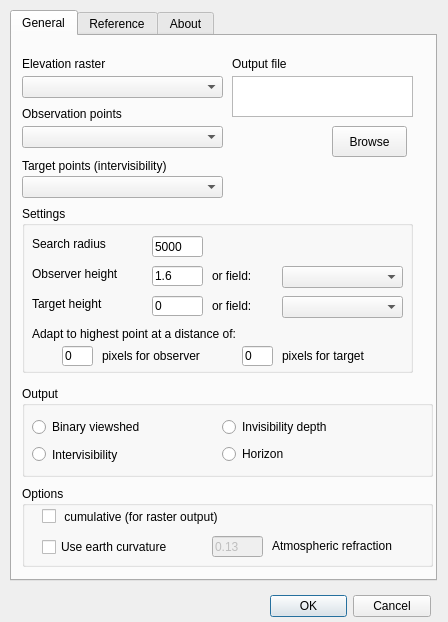
<?xml version="1.0" encoding="UTF-8"?>
<ui version="4.0">
 <class>ViewshedAnalysis</class>
 <widget class="QDialog" name="ViewshedAnalysis">
  <property name="geometry">
   <rect>
    <x>0</x>
    <y>0</y>
    <width>448</width>
    <height>622</height>
   </rect>
  </property>
  <property name="windowTitle">
   <string>Advanced viewshed analysis</string>
  </property>
  <widget class="QTabWidget" name="tabWidget">
   <property name="geometry">
    <rect>
     <x>10</x>
     <y>10</y>
     <width>427</width>
     <height>571</height>
    </rect>
   </property>
   <property name="currentIndex">
    <number>0</number>
   </property>
   <widget class="QWidget" name="General_tab">
    <attribute name="title">
     <string>General</string>
    </attribute>
    <widget class="QComboBox" name="cmbPoints">
     <property name="geometry">
      <rect>
       <x>10</x>
       <y>90</y>
       <width>201</width>
       <height>22</height>
      </rect>
     </property>
     <property name="editable">
      <bool>false</bool>
     </property>
    </widget>
    <widget class="QLabel" name="label">
     <property name="geometry">
      <rect>
       <x>10</x>
       <y>20</y>
       <width>111</width>
       <height>16</height>
      </rect>
     </property>
     <property name="text">
      <string>Elevation raster</string>
     </property>
    </widget>
    <widget class="QLabel" name="label_2">
     <property name="geometry">
      <rect>
       <x>10</x>
       <y>70</y>
       <width>131</width>
       <height>16</height>
      </rect>
     </property>
     <property name="text">
      <string>Observation points</string>
     </property>
    </widget>
    <widget class="QComboBox" name="cmbRaster">
     <property name="geometry">
      <rect>
       <x>10</x>
       <y>40</y>
       <width>201</width>
       <height>22</height>
      </rect>
     </property>
    </widget>
    <widget class="QPlainTextEdit" name="txtOutput">
     <property name="geometry">
      <rect>
       <x>220</x>
       <y>40</y>
       <width>181</width>
       <height>41</height>
      </rect>
     </property>
    </widget>
    <widget class="QLabel" name="label_5">
     <property name="geometry">
      <rect>
       <x>220</x>
       <y>20</y>
       <width>91</width>
       <height>16</height>
      </rect>
     </property>
     <property name="text">
      <string>Output file</string>
     </property>
    </widget>
    <widget class="QPushButton" name="cmdBrowse">
     <property name="geometry">
      <rect>
       <x>320</x>
       <y>90</y>
       <width>75</width>
       <height>31</height>
      </rect>
     </property>
     <property name="text">
      <string>Browse</string>
     </property>
    </widget>
    <widget class="QGroupBox" name="Output_groupBox">
     <property name="geometry">
      <rect>
       <x>10</x>
       <y>350</y>
       <width>411</width>
       <height>91</height>
      </rect>
     </property>
     <property name="title">
      <string>Output </string>
     </property>
     <widget class="QRadioButton" name="chkBinary">
      <property name="geometry">
       <rect>
        <x>10</x>
        <y>30</y>
        <width>141</width>
        <height>22</height>
       </rect>
      </property>
      <property name="text">
       <string>Binary viewshed</string>
      </property>
     </widget>
     <widget class="QRadioButton" name="chkInvisibility">
      <property name="geometry">
       <rect>
        <x>200</x>
        <y>30</y>
        <width>141</width>
        <height>22</height>
       </rect>
      </property>
      <property name="text">
       <string>Invisibility depth</string>
      </property>
     </widget>
     <widget class="QRadioButton" name="chkIntervisibility">
      <property name="geometry">
       <rect>
        <x>10</x>
        <y>60</y>
        <width>161</width>
        <height>17</height>
       </rect>
      </property>
      <property name="text">
       <string>Intervisibility</string>
      </property>
     </widget>
     <widget class="QRadioButton" name="chkHorizon">
      <property name="geometry">
       <rect>
        <x>200</x>
        <y>60</y>
        <width>181</width>
        <height>16</height>
       </rect>
      </property>
      <property name="text">
       <string>Horizon</string>
      </property>
     </widget>
    </widget>
    <widget class="QGroupBox" name="groupBox_3">
     <property name="geometry">
      <rect>
       <x>10</x>
       <y>170</y>
       <width>391</width>
       <height>167</height>
      </rect>
     </property>
     <property name="title">
      <string>Settings </string>
     </property>
     <widget class="QLabel" name="label_16">
      <property name="geometry">
       <rect>
        <x>260</x>
        <y>140</y>
        <width>121</width>
        <height>20</height>
       </rect>
      </property>
      <property name="text">
       <string>pixels for target</string>
      </property>
     </widget>
     <widget class="QLineEdit" name="txtAdaptRadiusObs">
      <property name="geometry">
       <rect>
        <x>40</x>
        <y>140</y>
        <width>31</width>
        <height>20</height>
       </rect>
      </property>
      <property name="text">
       <string>0</string>
      </property>
     </widget>
     <widget class="QLabel" name="label_15">
      <property name="geometry">
       <rect>
        <x>80</x>
        <y>140</y>
        <width>131</width>
        <height>20</height>
       </rect>
      </property>
      <property name="text">
       <string>pixels for observer</string>
      </property>
     </widget>
     <widget class="QLineEdit" name="txtAdaptRadiusTarget">
      <property name="geometry">
       <rect>
        <x>220</x>
        <y>140</y>
        <width>31</width>
        <height>20</height>
       </rect>
      </property>
      <property name="text">
       <string>0</string>
      </property>
     </widget>
     <widget class="QComboBox" name="cmbTargetField">
      <property name="geometry">
       <rect>
        <x>260</x>
        <y>90</y>
        <width>121</width>
        <height>22</height>
       </rect>
      </property>
      <property name="editable">
       <bool>false</bool>
      </property>
     </widget>
     <widget class="QLabel" name="label_10">
      <property name="geometry">
       <rect>
        <x>190</x>
        <y>60</y>
        <width>61</width>
        <height>20</height>
       </rect>
      </property>
      <property name="text">
       <string>or field:</string>
      </property>
     </widget>
     <widget class="QLineEdit" name="txtObserver">
      <property name="geometry">
       <rect>
        <x>130</x>
        <y>60</y>
        <width>51</width>
        <height>20</height>
       </rect>
      </property>
      <property name="text">
       <string>1.6</string>
      </property>
     </widget>
     <widget class="QComboBox" name="cmbObsField">
      <property name="geometry">
       <rect>
        <x>260</x>
        <y>60</y>
        <width>121</width>
        <height>22</height>
       </rect>
      </property>
      <property name="editable">
       <bool>false</bool>
      </property>
     </widget>
     <widget class="QLabel" name="label_11">
      <property name="geometry">
       <rect>
        <x>190</x>
        <y>90</y>
        <width>61</width>
        <height>20</height>
       </rect>
      </property>
      <property name="text">
       <string>or field:</string>
      </property>
     </widget>
     <widget class="QLabel" name="label_4">
      <property name="geometry">
       <rect>
        <x>10</x>
        <y>90</y>
        <width>101</width>
        <height>16</height>
       </rect>
      </property>
      <property name="text">
       <string>Target height</string>
      </property>
     </widget>
     <widget class="QLabel" name="label_3">
      <property name="geometry">
       <rect>
        <x>10</x>
        <y>60</y>
        <width>121</width>
        <height>16</height>
       </rect>
      </property>
      <property name="text">
       <string>Observer height</string>
      </property>
     </widget>
     <widget class="QLineEdit" name="txtTarget">
      <property name="geometry">
       <rect>
        <x>130</x>
        <y>90</y>
        <width>51</width>
        <height>20</height>
       </rect>
      </property>
      <property name="text">
       <string>0</string>
      </property>
     </widget>
     <widget class="QLabel" name="label_6">
      <property name="geometry">
       <rect>
        <x>10</x>
        <y>120</y>
        <width>271</width>
        <height>16</height>
       </rect>
      </property>
      <property name="text">
       <string>Adapt to highest point at a distance of: </string>
      </property>
     </widget>
     <widget class="QLineEdit" name="txtRadius">
      <property name="geometry">
       <rect>
        <x>130</x>
        <y>30</y>
        <width>51</width>
        <height>21</height>
       </rect>
      </property>
      <property name="text">
       <string>5000</string>
      </property>
     </widget>
     <widget class="QLabel" name="label_8">
      <property name="geometry">
       <rect>
        <x>10</x>
        <y>30</y>
        <width>91</width>
        <height>16</height>
       </rect>
      </property>
      <property name="text">
       <string>Search radius</string>
      </property>
     </widget>
    </widget>
    <widget class="QGroupBox" name="groupBox">
     <property name="geometry">
      <rect>
       <x>10</x>
       <y>450</y>
       <width>411</width>
       <height>81</height>
      </rect>
     </property>
     <property name="title">
      <string>Options</string>
     </property>
     <widget class="QCheckBox" name="chkCurvature">
      <property name="geometry">
       <rect>
        <x>20</x>
        <y>50</y>
        <width>161</width>
        <height>22</height>
       </rect>
      </property>
      <property name="text">
       <string>Use earth curvature</string>
      </property>
     </widget>
     <widget class="QLineEdit" name="txtRefraction">
      <property name="enabled">
       <bool>false</bool>
      </property>
      <property name="geometry">
       <rect>
        <x>190</x>
        <y>50</y>
        <width>51</width>
        <height>21</height>
       </rect>
      </property>
      <property name="text">
       <string>0.13</string>
      </property>
     </widget>
     <widget class="QLabel" name="label_17">
      <property name="geometry">
       <rect>
        <x>250</x>
        <y>50</y>
        <width>161</width>
        <height>20</height>
       </rect>
      </property>
      <property name="text">
       <string>Atmospheric refraction</string>
      </property>
     </widget>
     <widget class="QCheckBox" name="chkCumulative">
      <property name="enabled">
       <bool>true</bool>
      </property>
      <property name="geometry">
       <rect>
        <x>20</x>
        <y>20</y>
        <width>261</width>
        <height>21</height>
       </rect>
      </property>
      <property name="text">
       <string> cumulative (for raster output)</string>
      </property>
     </widget>
    </widget>
    <widget class="QComboBox" name="cmbPointsTarget">
     <property name="enabled">
      <bool>true</bool>
     </property>
     <property name="geometry">
      <rect>
       <x>10</x>
       <y>140</y>
       <width>201</width>
       <height>22</height>
      </rect>
     </property>
     <property name="editable">
      <bool>false</bool>
     </property>
    </widget>
    <widget class="QLabel" name="label_7">
     <property name="geometry">
      <rect>
       <x>10</x>
       <y>120</y>
       <width>191</width>
       <height>20</height>
      </rect>
     </property>
     <property name="text">
      <string>Target points (intervisibility)</string>
     </property>
    </widget>
   </widget>
   <widget class="QWidget" name="tab">
    <attribute name="title">
     <string>Reference</string>
    </attribute>
    <widget class="QTextBrowser" name="textBrowser_2">
     <property name="geometry">
      <rect>
       <x>0</x>
       <y>0</y>
       <width>421</width>
       <height>501</height>
      </rect>
     </property>
     <property name="html">
      <string>&lt;!DOCTYPE HTML PUBLIC &quot;-//W3C//DTD HTML 4.0//EN&quot; &quot;http://www.w3.org/TR/REC-html40/strict.dtd&quot;&gt;
&lt;html&gt;&lt;head&gt;&lt;meta name=&quot;qrichtext&quot; content=&quot;1&quot; /&gt;&lt;style type=&quot;text/css&quot;&gt;
p, li { white-space: pre-wrap; }
&lt;/style&gt;&lt;/head&gt;&lt;body style=&quot; font-family:'Ubuntu'; font-size:11pt; font-weight:400; font-style:normal;&quot;&gt;
&lt;p style=&quot; margin-top:0px; margin-bottom:0px; margin-left:0px; margin-right:0px; -qt-block-indent:0; text-indent:0px;&quot;&gt;&lt;span style=&quot; font-size:10pt; font-weight:600;&quot;&gt;Raster layer:&lt;/span&gt;&lt;span style=&quot; font-size:10pt;&quot;&gt; any supported raster format. For better performance the extent of the raster should be cropped to the analysed area. Too large of a raster will saturate memory.&lt;/span&gt;&lt;/p&gt;
&lt;p style=&quot; margin-top:12px; margin-bottom:12px; margin-left:0px; margin-right:0px; -qt-block-indent:0; text-indent:0px;&quot;&gt;&lt;span style=&quot; font-size:10pt; font-weight:600;&quot;&gt;Observer points:&lt;/span&gt;&lt;span style=&quot; font-size:10pt;&quot;&gt; shapefile containing observer points. The coordinate reference systems of the elevation raster and the observer/target point(s) &lt;/span&gt;&lt;span style=&quot; font-size:10pt; text-decoration: underline;&quot;&gt;must match&lt;/span&gt;&lt;span style=&quot; font-size:10pt;&quot;&gt;. If field named&lt;/span&gt;&lt;span style=&quot; font-size:10pt; font-weight:600;&quot;&gt; ID &lt;/span&gt;&lt;span style=&quot; font-size:10pt;&quot;&gt;exists&lt;/span&gt;&lt;span style=&quot; font-size:10pt; font-weight:600;&quot;&gt;, &lt;/span&gt;&lt;span style=&quot; font-size:10pt;&quot;&gt;it will be used for filenames and &lt;/span&gt;&lt;span style=&quot; font-size:10pt; text-decoration: underline;&quot;&gt;should be unique&lt;/span&gt;&lt;span style=&quot; font-size:10pt;&quot;&gt;. Otherwise, the internal Id is used.&lt;/span&gt;&lt;/p&gt;
&lt;p style=&quot; margin-top:12px; margin-bottom:12px; margin-left:0px; margin-right:0px; -qt-block-indent:0; text-indent:0px;&quot;&gt;&lt;span style=&quot; font-size:10pt; font-weight:600;&quot;&gt;Target points:&lt;/span&gt;&lt;span style=&quot; font-size:10pt;&quot;&gt; this option is normally used for intervisibility analysis. If chosen with other otput options it behaves as a mask, i.e. only the pixels corresponding to target points are analysed.&lt;/span&gt;&lt;/p&gt;
&lt;p style=&quot; margin-top:12px; margin-bottom:12px; margin-left:0px; margin-right:0px; -qt-block-indent:0; text-indent:0px;&quot;&gt;&lt;span style=&quot; font-size:10pt; font-weight:600;&quot;&gt;Search radius&lt;/span&gt;&lt;span style=&quot; font-size:10pt;&quot;&gt;: size of the analyzed area around each observer point.&lt;/span&gt;&lt;/p&gt;
&lt;p style=&quot; margin-top:12px; margin-bottom:12px; margin-left:0px; margin-right:0px; -qt-block-indent:0; text-indent:0px;&quot;&gt;&lt;span style=&quot; font-size:10pt; font-weight:600;&quot;&gt;Adapt to highest point: &lt;/span&gt;&lt;span style=&quot; font-size:10pt;&quot;&gt;search the highest point in the vicinity. The search is made in a quadrangular window where the observer point is in the middle.&lt;/span&gt;&lt;/p&gt;
&lt;p style=&quot; margin-top:12px; margin-bottom:12px; margin-left:0px; margin-right:0px; -qt-block-indent:0; text-indent:0px;&quot;&gt;&lt;span style=&quot; font-size:10pt; font-weight:600;&quot;&gt;Viewshed:&lt;/span&gt;&lt;span style=&quot; font-size:10pt;&quot;&gt; standard true/false (binary) viewshed. Multiple viewsheds can be combined in a one raster layer using the cumulative option.&lt;/span&gt;&lt;/p&gt;
&lt;p style=&quot; margin-top:12px; margin-bottom:12px; margin-left:0px; margin-right:0px; -qt-block-indent:0; text-indent:0px;&quot;&gt;&lt;span style=&quot; font-size:10pt; font-weight:600;&quot;&gt;Intervisibility: &lt;/span&gt;&lt;span style=&quot; font-size:10pt;&quot;&gt;produces a network of visual relationships between two sets of points (or whithin a single set). &lt;/span&gt;&lt;/p&gt;
&lt;p style=&quot; margin-top:12px; margin-bottom:12px; margin-left:0px; margin-right:0px; -qt-block-indent:0; text-indent:0px;&quot;&gt;&lt;span style=&quot; font-size:10pt; font-weight:600;&quot;&gt;Invisibility depth:&lt;/span&gt;&lt;span style=&quot; font-size:10pt;&quot;&gt; measures the size an object should attain in order to become visible if placed in an area out of view. &lt;/span&gt;&lt;/p&gt;
&lt;p style=&quot; margin-top:12px; margin-bottom:12px; margin-left:0px; margin-right:0px; -qt-block-indent:0; text-indent:0px;&quot;&gt;&lt;span style=&quot; font-size:10pt; font-weight:600;&quot;&gt;Horizon:&lt;/span&gt;&lt;span style=&quot; font-size:10pt;&quot;&gt; is the last visible place on the terrain, which corresponds to fringes of visible zones.&lt;/span&gt;&lt;/p&gt;
&lt;p style=&quot; margin-top:12px; margin-bottom:12px; margin-left:0px; margin-right:0px; -qt-block-indent:0; text-indent:0px;&quot;&gt;&lt;span style=&quot; font-size:10pt; font-weight:600;&quot;&gt;Earth curvature:&lt;/span&gt;&lt;span style=&quot; font-size:10pt;&quot;&gt; takes into account the slope of  Earth's surface around the observer point.&lt;/span&gt;&lt;/p&gt;
&lt;p style=&quot; margin-top:12px; margin-bottom:12px; margin-left:0px; margin-right:0px; -qt-block-indent:0; text-indent:0px;&quot;&gt;&lt;span style=&quot; font-size:10pt; font-weight:600;&quot;&gt;Atmospheric refraction:&lt;/span&gt;&lt;span style=&quot; font-size:10pt;&quot;&gt;  coefficient used to calculate the bending down of the light due to the atmosphere.&lt;/span&gt;&lt;/p&gt;&lt;/body&gt;&lt;/html&gt;</string>
     </property>
    </widget>
    <widget class="QLabel" name="label_19">
     <property name="geometry">
      <rect>
       <x>50</x>
       <y>510</y>
       <width>301</width>
       <height>21</height>
      </rect>
     </property>
     <property name="text">
      <string>&lt;html&gt;&lt;head/&gt;&lt;body&gt;&lt;p&gt;&lt;a href=&quot;http://hub.qgis.org/projects/viewshed/wiki&quot;&gt;&lt;span style=&quot; text-decoration: underline; color:#0000ff;&quot;&gt;See project web page for more information.&lt;/span&gt;&lt;/a&gt;&lt;/p&gt;&lt;/body&gt;&lt;/html&gt;</string>
     </property>
     <property name="textFormat">
      <enum>Qt::RichText</enum>
     </property>
     <property name="openExternalLinks">
      <bool>true</bool>
     </property>
    </widget>
   </widget>
   <widget class="QWidget" name="About_tab">
    <attribute name="title">
     <string>About</string>
    </attribute>
    <widget class="QLabel" name="label_12">
     <property name="geometry">
      <rect>
       <x>30</x>
       <y>90</y>
       <width>351</width>
       <height>61</height>
      </rect>
     </property>
     <property name="text">
      <string>Developed by Zoran Čučković
Laboratoire Chrono-environnement – UMR 6249
Université de Franche-Comté, Besançon (France)</string>
     </property>
    </widget>
    <widget class="QLabel" name="label_13">
     <property name="geometry">
      <rect>
       <x>30</x>
       <y>50</y>
       <width>81</width>
       <height>17</height>
      </rect>
     </property>
     <property name="font">
      <font>
       <weight>75</weight>
       <bold>true</bold>
      </font>
     </property>
     <property name="text">
      <string>Version 0.4.2</string>
     </property>
    </widget>
    <widget class="QLabel" name="label_14">
     <property name="geometry">
      <rect>
       <x>30</x>
       <y>180</y>
       <width>261</width>
       <height>41</height>
      </rect>
     </property>
     <property name="text">
      <string>&lt;html&gt;&lt;head/&gt;&lt;body&gt;&lt;p&gt;&lt;a href=&quot;http://hub.qgis.org/projects/viewshed/wiki&quot;&gt;&lt;span style=&quot; text-decoration: underline; color:#0000ff;&quot;&gt;See project web page.&lt;/span&gt;&lt;/a&gt;&lt;/p&gt;&lt;/body&gt;&lt;/html&gt;</string>
     </property>
     <property name="textFormat">
      <enum>Qt::RichText</enum>
     </property>
     <property name="openExternalLinks">
      <bool>true</bool>
     </property>
    </widget>
    <widget class="QLabel" name="label_18">
     <property name="geometry">
      <rect>
       <x>30</x>
       <y>160</y>
       <width>231</width>
       <height>17</height>
      </rect>
     </property>
     <property name="text">
      <string>(cuckovic.zoran@gmail.com)</string>
     </property>
    </widget>
   </widget>
  </widget>
  <widget class="QDialogButtonBox" name="buttonBox">
   <property name="geometry">
    <rect>
     <x>270</x>
     <y>590</y>
     <width>161</width>
     <height>32</height>
    </rect>
   </property>
   <property name="orientation">
    <enum>Qt::Horizontal</enum>
   </property>
   <property name="standardButtons">
    <set>QDialogButtonBox::Cancel|QDialogButtonBox::Ok</set>
   </property>
  </widget>
 </widget>
 <resources/>
 <connections>
  <connection>
   <sender>buttonBox</sender>
   <signal>accepted()</signal>
   <receiver>ViewshedAnalysis</receiver>
   <slot>accept()</slot>
   <hints>
    <hint type="sourcelabel">
     <x>260</x>
     <y>586</y>
    </hint>
    <hint type="destinationlabel">
     <x>157</x>
     <y>274</y>
    </hint>
   </hints>
  </connection>
  <connection>
   <sender>buttonBox</sender>
   <signal>rejected()</signal>
   <receiver>ViewshedAnalysis</receiver>
   <slot>reject()</slot>
   <hints>
    <hint type="sourcelabel">
     <x>316</x>
     <y>586</y>
    </hint>
    <hint type="destinationlabel">
     <x>286</x>
     <y>274</y>
    </hint>
   </hints>
  </connection>
  <connection>
   <sender>chkCurvature</sender>
   <signal>toggled(bool)</signal>
   <receiver>txtRefraction</receiver>
   <slot>setEnabled(bool)</slot>
   <hints>
    <hint type="sourcelabel">
     <x>124</x>
     <y>552</y>
    </hint>
    <hint type="destinationlabel">
     <x>239</x>
     <y>551</y>
    </hint>
   </hints>
  </connection>
 </connections>
</ui>
